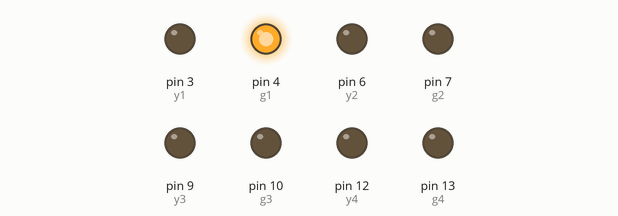
The sketch below on a simulated Arduino Uno, built with avr-gcc and run on an emulated ATmega328P. Parts: output pins drawn as LEDs (lit = HIGH). Pins used as bus, display or sensor lines are not drawn.

Above: at 3.0 s.
At 12.0 s:
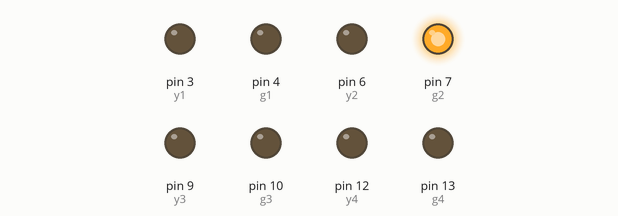
At 16.5 s:
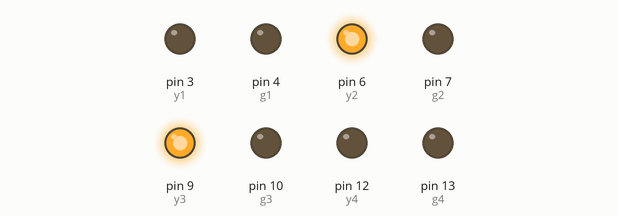
At 21.0 s:
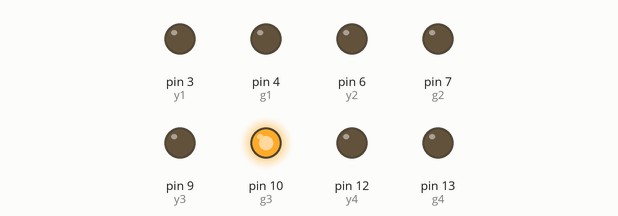
At 29.5 s:
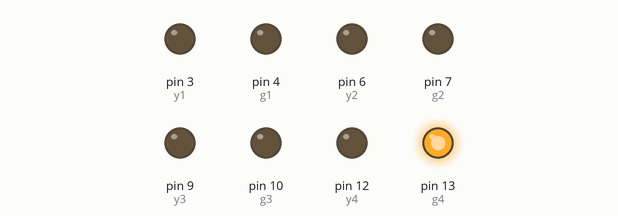
At 40.5 s:
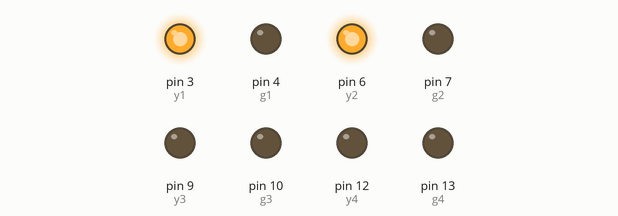
Timing chart, 0 to 42.9 s (numbered marks = the images above):
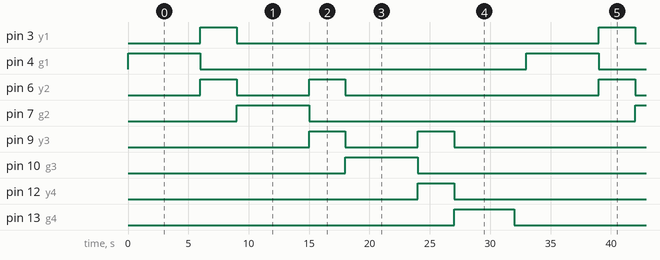

Measured:
- by itself, pin 3 (y1), pin 12 (y4): alternates HIGH for 3.0 s and LOW for 30.0 s
- by itself, pin 4 (g1), pin 7 (g2), pin 10 (g3): alternates HIGH for 6.0 s and LOW for 27.0 s
- by itself, pin 6 (y2), pin 9 (y3): repeats every 33.0 s: LOW 6.0 s, HIGH 3.0 s, LOW 21.0 s, HIGH 3.0 s
- by itself, pin 13 (g4): alternates HIGH for 5.0 s and LOW for 28.0 s

The sketch:

Traffic_Control_System.ino
```cpp
int r1 = 2;
int y1 = 3;
int g1 = 4;

int r2 = 5;
int y2 = 6;
int g2 = 7;

int r3 = 8;
int y3 = 9;
int g3 = 10;

int r4 = 11;
int y4 = 12;
int g4 = 13;

void setup()
{
  pinMode(r1, OUTPUT);
  pinMode(y1, OUTPUT);
  pinMode(g1, OUTPUT);


  pinMode(r2, OUTPUT);
  pinMode(y2, OUTPUT);
  pinMode(g2, OUTPUT);


  pinMode(r3, OUTPUT);
  pinMode(y3, OUTPUT);
  pinMode(g3, OUTPUT);


  pinMode(r4, OUTPUT);
  pinMode(y4, OUTPUT);
  pinMode(g4, OUTPUT);
}

void loop()
{
  digitalWrite(g1, HIGH);
  digitalWrite(r2, HIGH);
  digitalWrite(r3, HIGH);
  digitalWrite(r4, HIGH);

  delay(6000);

  digitalWrite(g1, LOW);
  digitalWrite(r2, LOW);
  digitalWrite(y1, HIGH);
  digitalWrite(y2, HIGH);

  delay(3000);

  digitalWrite(y1, LOW);
  digitalWrite(y2, LOW);
  digitalWrite(g2, HIGH);
  digitalWrite(r1, HIGH);

  delay(6000);

  digitalWrite(y2, HIGH);
  digitalWrite(y3, HIGH);
  digitalWrite(g2, LOW);
  digitalWrite(r3, LOW);

  delay(3000);

  digitalWrite(g3, HIGH);
  digitalWrite(r2, HIGH);
  digitalWrite(y2, LOW);
  digitalWrite(y3, LOW);

  delay(6000);

  digitalWrite(y3, HIGH);
  digitalWrite(y4, HIGH);
  digitalWrite(g3, LOW);
  digitalWrite(r4, LOW);

  delay(3000);

  digitalWrite(g4, HIGH);
  digitalWrite(r3, HIGH);
  digitalWrite(y3, LOW);
  digitalWrite(y4, LOW);

  delay(5000);

  digitalWrite(g1, LOW);
  digitalWrite(y1, LOW);
  digitalWrite(r1, LOW);
  digitalWrite(g2, LOW);
  digitalWrite(y2, LOW);
  digitalWrite(r2, LOW);
  digitalWrite(g3, LOW);
  digitalWrite(y3, LOW);
  digitalWrite(r3, LOW);
  digitalWrite(g4, LOW);
  digitalWrite(y4, LOW);
  digitalWrite(r4, LOW);

  delay(1000);


}
```
